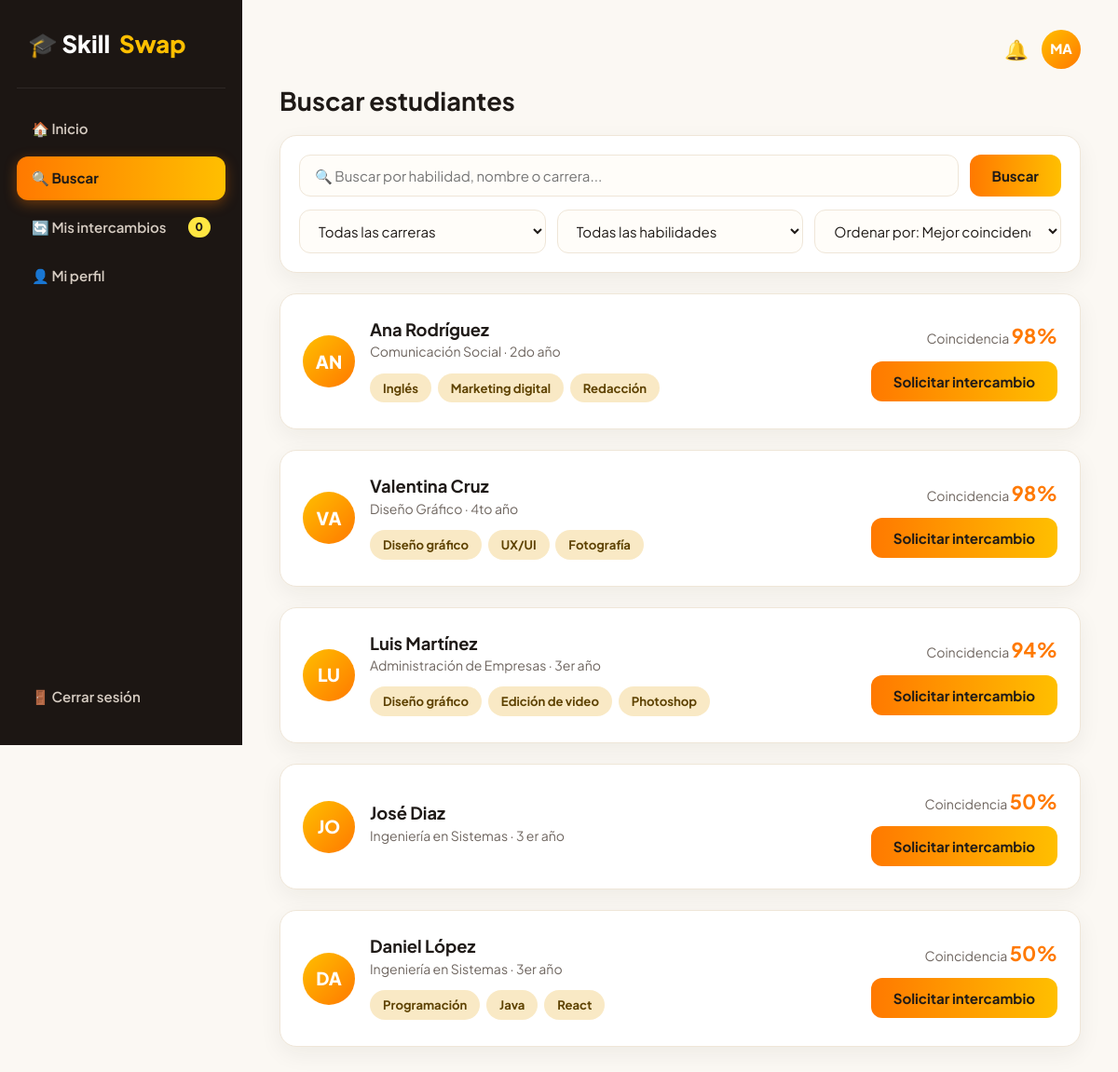
Screenshot of /buscar.php (signed in) with the database file from the repository.
### tables this page shows
CREATE TABLE `usuarios` (
  `id` int(11) NOT NULL,
  `nombre_completo` varchar(100) NOT NULL,
  `correo` varchar(120) NOT NULL,
  `password_hash` varchar(255) NOT NULL,
  `carrera` varchar(100) DEFAULT 'Ingeniería en Sistemas',
  `anio_academico` varchar(30) DEFAULT '1er año',
  `ubicacion` varchar(80) DEFAULT 'Panamá',
  `bio` text DEFAULT NULL,
  `avatar` varchar(255) DEFAULT 'default.png',
  `en_linea` tinyint(1) DEFAULT 0,
  `fecha_registro` timestamp NOT NULL DEFAULT current_timestamp()
);

CREATE TABLE `usuario_habilidades` (
  `id` int(11) NOT NULL,
  `usuario_id` int(11) NOT NULL,
  `habilidad_id` int(11) NOT NULL,
  `tipo` enum('ofrezco','aprender') NOT NULL
);

CREATE TABLE `habilidades` (
  `id` int(11) NOT NULL,
  `nombre` varchar(80) NOT NULL
);

### buscar.php (the view, shortened to what this page needs)
<?php
require_once 'db.php';
$uid = $_SESSION['usuario_id'];
$q         = trim($_GET['q'] ?? '');
$orden     = $_GET['orden'] ?? 'coincidencia';
$stOf = $pdo->prepare("SELECT h.id, h.nombre FROM usuario_habilidades uh JOIN habilidades h ON uh.habilidad_id = h.id WHERE uh.usuario_id = ? AND uh.tipo = 'ofrezco'");
$stOf->execute([$uid]);
$misOfrezco = $stOf->fetchAll(PDO::FETCH_KEY_PAIR);
$stAp = $pdo->prepare("SELECT habilidad_id FROM usuario_habilidades WHERE usuario_id = ? AND tipo = 'aprender'");
$stAp->execute([$uid]);
$misAprender = $stAp->fetchAll(PDO::FETCH_COLUMN);
$sql = "SELECT DISTINCT u.* FROM usuarios u
        LEFT JOIN usuario_habilidades uh ON u.id = uh.usuario_id
        LEFT JOIN habilidades h ON uh.habilidad_id = h.id
        WHERE u.id != :uid";
$params = ['uid' => $uid];
$stmt = $pdo->prepare($sql);
$stmt->execute($params);
$candidatos = $stmt->fetchAll();
$resultados = [];
foreach ($candidatos as $cand) {
    $stCand = $pdo->prepare("SELECT h.id, h.nombre, uh.tipo FROM usuario_habilidades uh JOIN habilidades h ON uh.habilidad_id = h.id WHERE uh.usuario_id = ?");
    $stCand->execute([$cand['id']]);
    $habsCand = $stCand->fetchAll();
    $matches = 0;
    $habSolicitada = 'Habilidad general';
    $habOfrecida = !empty($misOfrezco) ? reset($misOfrezco) : 'Mi habilidad';
    foreach ($habsCand as $hc) {
        if ($hc['tipo'] === 'ofrezco') {
            if ($habSolicitada === 'Habilidad general') $habSolicitada = $hc['nombre'];
            if (in_array($hc['id'], $misAprender)) {
                $matches++;
                $habSolicitada = $hc['nombre'];
            }
        }
        if ($hc['tipo'] === 'aprender' && isset($misOfrezco[$hc['id']])) {
            $matches++;
            $habOfrecida = $misOfrezco[$hc['id']];
        }
    }
    $cand['porcentaje'] = min(98, 50 + ($matches * 22));
    $cand['habilidades'] = $habsCand;
    $cand['hab_ofrecida'] = $habOfrecida;
    $cand['hab_solicitada'] = $habSolicitada;
    $resultados[] = $cand;
}
if ($orden === 'coincidencia') {
    usort($resultados, fn($a, $b) => $b['porcentaje'] <=> $a['porcentaje']);
} else {
    usort($resultados, fn($a, $b) => strcmp($a['nombre_completo'], $b['nombre_completo']));
}
?>
<h2 style="font-size: 1.7rem; margin-bottom: 16px;">Buscar estudiantes</h2>
<form method="GET" class="card" style="padding: 20px;">
    <div style="display: flex; gap: 12px; margin-bottom: 14px;">
        <input type="text" name="q" class="form-control" value="<?= htmlspecialchars($q) ?>" placeholder="🔍 Buscar por habilidad, nombre o carrera...">
        <button type="submit" class="btn-primary">Buscar</button>
    </div>
    <div style="display: grid; grid-template-columns: 1fr 1fr 1fr; gap: 12px;">
        <select name="carrera" class="form-control">
            <option value="">Todas las carreras</option>
        </select>
        <select name="habilidad" class="form-control">
            <option value="">Todas las habilidades</option>
        </select>
        <select name="orden" class="form-control" onchange="this.form.submit()">
            <option value="coincidencia" <?= $orden === 'coincidencia' ? 'selected' : '' ?>>Ordenar por: Mejor coincidencia</option>
        </select>
    </div>
</form>
<?php foreach ($resultados as $cand):
    $iniCand = strtoupper(substr($cand['nombre_completo'], 0, 2));
?>
<div class="card" style="display: flex; justify-content: space-between; align-items: center;">
    <div style="display: flex; align-items: center; gap: 16px;">
        <div class="avatar-circle" style="width: 56px; height: 56px; font-size: 1.2rem;"><?= $iniCand ?></div>
        <div>
            <h3 style="font-size: 1.15rem;"><?= htmlspecialchars($cand['nombre_completo']) ?></h3>
            <p style="color: var(--text-muted); font-size: 0.88rem; margin-bottom: 8px;">
                <?= htmlspecialchars($cand['carrera']) ?> · <?= htmlspecialchars($cand['anio_academico']) ?>
            </p>
            <div>
                <?php foreach ($cand['habilidades'] as $hc) if ($hc['tipo'] === 'ofrezco'): ?>
                    <span class="skill-tag"><?= htmlspecialchars($hc['nombre']) ?></span>
                <?php endif; ?>
            </div>
        </div>
    </div>
    <div style="text-align: right;">
        <p style="font-size: 0.88rem; color: var(--text-muted); margin-bottom: 10px;">
            Coincidencia <strong style="color: var(--naranja); font-size: 1.35rem;"><?= $cand['porcentaje'] ?>%</strong>
        </p>
        <form action="acciones.php" method="POST">
            <button type="submit" class="btn-primary">Solicitar intercambio</button>
        </form>
    </div>
</div>
<?php endforeach; ?>

### styles.css (style rules this page uses)
:root { --ambar: #FFBF00; --arena: #F2CF7E; --amarillo: #FFE642; --naranja: #FF7900; --sidebar-bg: #1C1613; --sidebar-hover: #2E241E; --bg-app: #FBF8F3; --card-bg: #FFFFFF; --text-main: #1F1A17; --text-muted: #6E655F; --border-soft: #EFE6D8; --radius-lg: 18px; --radius-md: 12px; --shadow-card: 0 8px 24px rgba(31, 26, 23, 0.06); }
* { box-sizing: border-box; margin: 0; padding: 0; font-family: 'Plus Jakarta Sans', 'Segoe UI', sans-serif; }
body { background-color: var(--bg-app); color: var(--text-main); line-height: 1.5; }
.card { background: var(--card-bg); border-radius: var(--radius-lg); padding: 24px; box-shadow: var(--shadow-card); border: 1px solid var(--border-soft); margin-bottom: 22px; }
.avatar-circle { width: 48px; height: 48px; border-radius: 50%; background: linear-gradient(135deg, var(--ambar), var(--naranja)); color: #FFF; font-weight: 800; display: flex; align-items: center; justify-content: center; font-size: 1.1rem; flex-shrink: 0; }
.form-control { width: 100%; padding: 12px 16px; border: 1.5px solid var(--border-soft); border-radius: var(--radius-md); background: #FFFDF9; font-size: 0.94rem; color: var(--text-main); transition: border-color 0.2s; }
.btn-primary { background: linear-gradient(90deg, var(--naranja), var(--ambar)); color: var(--text-main); border: none; padding: 12px 24px; border-radius: var(--radius-md); font-weight: 700; font-size: 0.94rem; cursor: pointer; text-decoration: none; display: inline-block; text-align: center; transition: transform 0.15s, box-shadow 0.2s; }
.skill-tag { display: inline-block; background: rgba(242, 207, 126, 0.45); color: #5E4200; padding: 6px 14px; border-radius: 99px; font-size: 0.82rem; font-weight: 700; margin: 4px 4px 4px 0; }

### rows the page displays
usuarios: nombre_completo "AN", nombre_completo "Ana Rodríguez", carrera "Comunicación Social", anio_academico "2do año", porcentaje "98"
usuario_habilidades: habilidad.nombre "Inglés"
usuario_habilidades: habilidad.nombre "Marketing digital"
usuario_habilidades: habilidad.nombre "Redacción"
usuarios: nombre_completo "VA", nombre_completo "Valentina Cruz", carrera "Diseño Gráfico", anio_academico "4to año", porcentaje "98"
usuario_habilidades: habilidad.nombre "Diseño gráfico"
usuario_habilidades: habilidad.nombre "UX/UI"
usuario_habilidades: habilidad.nombre "Fotografía"
usuarios: nombre_completo "LU", nombre_completo "Luis Martínez", carrera "Administración de Empresas", anio_academico "3er año", porcentaje "94"
usuario_habilidades: habilidad.nombre "Edición de video"
usuario_habilidades: habilidad.nombre "Photoshop"
usuarios: nombre_completo "JO", nombre_completo "José Diaz", carrera "Ingeniería en Sistemas", anio_academico "3 er año", porcentaje "50"
usuarios: nombre_completo "DA", nombre_completo "Daniel López", carrera "Ingeniería en Sistemas", anio_academico "3er año", porcentaje "50"
usuario_habilidades: habilidad.nombre "Programación"
usuario_habilidades: habilidad.nombre "Java"
usuario_habilidades: habilidad.nombre "React"

### other values shown
$notifs "0"
$iniciales "MA"
